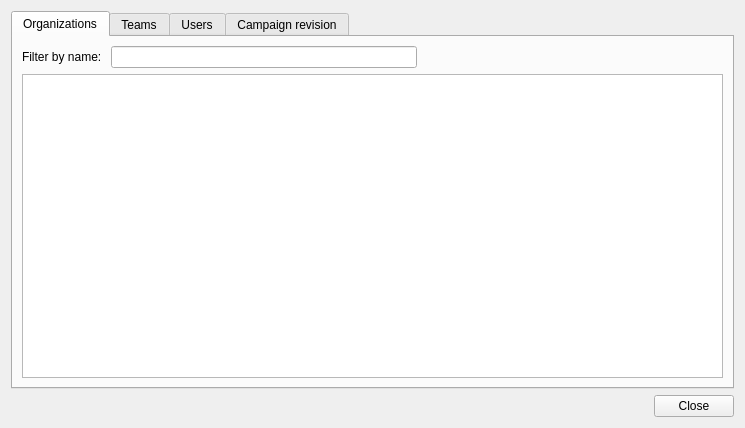
<?xml version="1.0" encoding="UTF-8"?>
<ui version="4.0">
 <class>resource_management</class>
 <widget class="QDialog" name="resource_management">
  <property name="geometry">
   <rect>
    <x>0</x>
    <y>0</y>
    <width>745</width>
    <height>428</height>
   </rect>
  </property>
  <property name="windowTitle">
   <string>Resource Management</string>
  </property>
  <layout class="QVBoxLayout" name="verticalLayout_3">
   <item>
    <layout class="QGridLayout" name="gridLayout">
     <item row="0" column="0">
      <widget class="QTabWidget" name="tab_main">
       <property name="sizePolicy">
        <sizepolicy hsizetype="Expanding" vsizetype="Expanding">
         <horstretch>0</horstretch>
         <verstretch>0</verstretch>
        </sizepolicy>
       </property>
       <property name="currentIndex">
        <number>0</number>
       </property>
       <widget class="QWidget" name="tab_organizations">
        <attribute name="title">
         <string>Organizations</string>
        </attribute>
        <layout class="QGridLayout" name="gridLayout_3">
         <item row="0" column="0">
          <layout class="QGridLayout" name="gridLayout_6">
           <property name="topMargin">
            <number>0</number>
           </property>
           <item row="0" column="0">
            <widget class="QLabel" name="label">
             <property name="text">
              <string>Filter by name: </string>
             </property>
            </widget>
           </item>
           <item row="0" column="2">
            <spacer name="horizontalSpacer_2">
             <property name="orientation">
              <enum>Qt::Horizontal</enum>
             </property>
             <property name="sizeHint" stdset="0">
              <size>
               <width>40</width>
               <height>20</height>
              </size>
             </property>
            </spacer>
           </item>
           <item row="0" column="1">
            <widget class="QLineEdit" name="txt_orgname"/>
           </item>
          </layout>
         </item>
         <item row="1" column="0">
          <widget class="QTableView" name="tbl_organizations"/>
         </item>
        </layout>
       </widget>
       <widget class="QWidget" name="tab_teams">
        <attribute name="title">
         <string>Teams</string>
        </attribute>
        <layout class="QGridLayout" name="gridLayout_2">
         <item row="0" column="0">
          <layout class="QGridLayout" name="gridLayout_4">
           <item row="0" column="3">
            <widget class="QPushButton" name="btn_team_create">
             <property name="text">
              <string>Create</string>
             </property>
            </widget>
           </item>
           <item row="0" column="0">
            <widget class="QLabel" name="label_2">
             <property name="text">
              <string>Filter by team name:</string>
             </property>
            </widget>
           </item>
           <item row="0" column="4">
            <widget class="QPushButton" name="btn_team_update">
             <property name="text">
              <string>Update</string>
             </property>
            </widget>
           </item>
           <item row="0" column="1">
            <widget class="QLineEdit" name="txt_teams"/>
           </item>
           <item row="0" column="2">
            <spacer name="horizontalSpacer_3">
             <property name="orientation">
              <enum>Qt::Horizontal</enum>
             </property>
             <property name="sizeHint" stdset="0">
              <size>
               <width>40</width>
               <height>20</height>
              </size>
             </property>
            </spacer>
           </item>
           <item row="0" column="5">
            <widget class="QPushButton" name="btn_team_delete">
             <property name="text">
              <string>Delete</string>
             </property>
            </widget>
           </item>
           <item row="0" column="6">
            <widget class="QPushButton" name="btn_team_toggle_active">
             <property name="text">
              <string>Toggle active</string>
             </property>
            </widget>
           </item>
          </layout>
         </item>
         <item row="1" column="0">
          <widget class="QTableView" name="tbl_teams">
           <property name="sizePolicy">
            <sizepolicy hsizetype="Expanding" vsizetype="Expanding">
             <horstretch>0</horstretch>
             <verstretch>0</verstretch>
            </sizepolicy>
           </property>
          </widget>
         </item>
        </layout>
       </widget>
       <widget class="QWidget" name="tab_users">
        <attribute name="title">
         <string>Users</string>
        </attribute>
        <layout class="QGridLayout" name="gridLayout_5">
         <item row="0" column="0">
          <layout class="QGridLayout" name="gridLayout_7">
           <item row="0" column="6">
            <widget class="QPushButton" name="btn_remove_team">
             <property name="text">
              <string>Remove Team</string>
             </property>
            </widget>
           </item>
           <item row="0" column="0">
            <widget class="QLabel" name="label_3">
             <property name="text">
              <string>Filter by team:</string>
             </property>
            </widget>
           </item>
           <item row="0" column="3">
            <spacer name="horizontalSpacer_4">
             <property name="orientation">
              <enum>Qt::Horizontal</enum>
             </property>
             <property name="sizeHint" stdset="0">
              <size>
               <width>40</width>
               <height>20</height>
              </size>
             </property>
            </spacer>
           </item>
           <item row="0" column="1">
            <widget class="QComboBox" name="cmb_team">
             <property name="placeholderText" stdset="0">
              <string>Select team</string>
             </property>
            </widget>
           </item>
           <item row="0" column="7">
            <widget class="QPushButton" name="btn_user_toggle_active">
             <property name="text">
              <string>Toggle active</string>
             </property>
            </widget>
           </item>
           <item row="0" column="4">
            <widget class="QPushButton" name="btn_assign_team">
             <property name="text">
              <string>Assign Team</string>
             </property>
            </widget>
           </item>
           <item row="0" column="5">
            <widget class="QPushButton" name="btn_change_team">
             <property name="text">
              <string>Change team</string>
             </property>
            </widget>
           </item>
          </layout>
         </item>
         <item row="1" column="0">
          <widget class="QTableView" name="tbl_users">
           <property name="sizePolicy">
            <sizepolicy hsizetype="Expanding" vsizetype="Expanding">
             <horstretch>0</horstretch>
             <verstretch>0</verstretch>
            </sizepolicy>
           </property>
          </widget>
         </item>
        </layout>
       </widget>
       <widget class="QWidget" name="tab">
        <attribute name="title">
         <string>Campaign revision</string>
        </attribute>
        <layout class="QGridLayout" name="gridLayout_9">
         <item row="0" column="0">
          <layout class="QGridLayout" name="gridLayout_8">
           <item row="0" column="0">
            <widget class="QLabel" name="lbl_user">
             <property name="text">
              <string>User:</string>
             </property>
            </widget>
           </item>
           <item row="0" column="5">
            <widget class="QPushButton" name="btn_campaign_remove">
             <property name="sizePolicy">
              <sizepolicy hsizetype="Fixed" vsizetype="Fixed">
               <horstretch>0</horstretch>
               <verstretch>0</verstretch>
              </sizepolicy>
             </property>
             <property name="maximumSize">
              <size>
               <width>32</width>
               <height>16777215</height>
              </size>
             </property>
             <property name="text">
              <string/>
             </property>
            </widget>
           </item>
           <item row="0" column="2">
            <widget class="QLabel" name="lbl_campaign">
             <property name="text">
              <string>Campaign:</string>
             </property>
            </widget>
           </item>
           <item row="0" column="4">
            <widget class="QPushButton" name="btn_campaign_add">
             <property name="sizePolicy">
              <sizepolicy hsizetype="Fixed" vsizetype="Fixed">
               <horstretch>0</horstretch>
               <verstretch>0</verstretch>
              </sizepolicy>
             </property>
             <property name="maximumSize">
              <size>
               <width>32</width>
               <height>16777215</height>
              </size>
             </property>
             <property name="text">
              <string/>
             </property>
            </widget>
           </item>
           <item row="0" column="3">
            <widget class="QComboBox" name="cmb_campaign"/>
           </item>
           <item row="0" column="1">
            <widget class="QComboBox" name="cmb_user"/>
           </item>
           <item row="0" column="7">
            <spacer name="horizontalSpacer_5">
             <property name="orientation">
              <enum>Qt::Horizontal</enum>
             </property>
             <property name="sizeHint" stdset="0">
              <size>
               <width>40</width>
               <height>20</height>
              </size>
             </property>
            </spacer>
           </item>
           <item row="0" column="6">
            <widget class="QPushButton" name="btn_campaign_save">
             <property name="text">
              <string>Save</string>
             </property>
            </widget>
           </item>
          </layout>
         </item>
         <item row="1" column="0">
          <widget class="QTableWidget" name="tbl_campaign">
           <property name="selectionBehavior">
            <enum>QAbstractItemView::SelectRows</enum>
           </property>
          </widget>
         </item>
        </layout>
       </widget>
      </widget>
     </item>
    </layout>
   </item>
   <item>
    <layout class="QGridLayout" name="lyt_buttons">
     <item row="0" column="4">
      <widget class="QPushButton" name="btn_close">
       <property name="text">
        <string>Close</string>
       </property>
      </widget>
     </item>
     <item row="0" column="3">
      <spacer name="horizontalSpacer">
       <property name="orientation">
        <enum>Qt::Horizontal</enum>
       </property>
       <property name="sizeHint" stdset="0">
        <size>
         <width>40</width>
         <height>20</height>
        </size>
       </property>
      </spacer>
     </item>
    </layout>
   </item>
  </layout>
  <action name="actionT">
   <property name="text">
    <string>t</string>
   </property>
  </action>
 </widget>
 <tabstops>
  <tabstop>tab_main</tabstop>
  <tabstop>btn_close</tabstop>
 </tabstops>
 <resources/>
 <connections/>
</ui>
